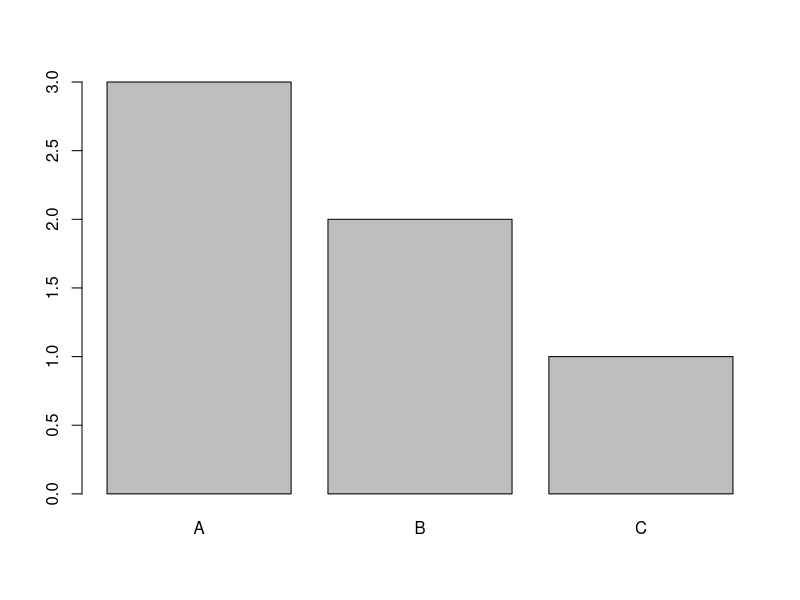

Generate this figure with R: (Note: this script raises an error after producing the figure.)
### HELLO WORLD!!! 

# ...this is our first R Script!!


# this symbol (#) allows us to comment a line, so this line wont be run by R
# other wise an error would arise if we just wrote it plain


# Introduction to RStudio
# Console Statements
# Creating, Saving and Loading R Scripts
# Variable assigment
# Types of variables


#### WORKING DIRECTORY ###


getwd() # our first r function
#setwd() # to specify any path as working directory

list.files()
list.dirs('/Users/ssobrinou/Documents/')


#### VARIABLE ASSIGNMENT ####

x <- 1
x
print(x)  

y<- x + 1
print(y)


#### TYPES OF VARIABLES ####

# 5 basic type of variables in R: numeric, integer, logical, character and factor

# coertion methods in R allow us to easily swicth the nature of a variable
# as.numeric(), as.integer(), as.logical(), as.character(), as.factor()

# class() tells us the type of a variable/object


# numeric
x<-1.3    
class(x)
y=9
class(y)

# normally you will work with vectors
x<-c(3,2,4,5,1,6,3,9,2,7,3,6,5,7,8,1,2)  # the c() function combines elements creating a vector
x
class(x)

# integer
x<-1
class(x)
x<-as.integer(x)
print(x)
class(x)
x<-1L
class(x)


# logical
x<-TRUE
print(x)
class(x)
x<-c(T,F,T)
print(x)
class(x)

x<-as.numeric(x)
print(x)
class(x)

x<-as.logical(x)
print(x)
class(x)


# character
x<-'hello world!!'
print(x)
class(x)
x<-'1'
class(x)

x<-as.integer(x)
class(x)

# factor: used for cathegory grouping in some analysis (MALE/FEMALE, CONTINENT, LEVEL OF STUDIES)
x<-factor(c('A','B','A','C','B','A'),levels = c('A','B','C'))
class(x)
print(x)
plot(x)  # our first plot! as x is a factor R will bar-plot the counting of each level frome the factor variable 

x<-as.character(x) # from factor back to character, useful sometimes
x
# plot(x)  # R doesn't plot characters 

x<-as.numeric(x)
x  # cannot coerce from character to numeric



#### VECTORS AND BUILT-IN FUNCTIONS ####

# c()  combines elements creating vector. Can combine vectors too

x<-c(1,2,3,4,5)

# elemnts must be of the same class, otherwise c() forces to a feasible common class

x<-c(1,2,'a',TRUE)
print(x)
class(x)

# a:b generates a sequence from a to b with unitary step

x<-1:5

# seq(from, to, by) generates a sequence from a to b with step specified with the by argument
# type help(seq) or ?seq for further information


x<-seq(from=2,to=10,by=2)  # arguments in functions are always assigned with =

# x[n] returns the nth position in a vector
x[3]
# [n:m] returns positions n to m in a vector
x[2:4]
# [c(n,m)] returns positions n and m in a vector
x[c(1,3,5)]
x[c(1,3:5)]
x
x[c(2,1,3,4,5)]

seq(0,10,length.out = 12)
seq(12,-3,-5)

length(x) # gives the length of a vector

# sort(x, decreasing=FALSE), sorts a vector in decreasing or increasing mode

sort(x)
sort(x, decreasing = T)

# order() returns the positions of the vector elements in the desired order
# rather then the value of the ordered vector (like in sort())
order(x)
x<-c(60,55,21,13,47)
x
order(x)
order(-x)

x[order(x)] # equivalent to sort(x)


# rep(x,times) replicates x, n times
rep(3,5)

# min/max Vs which.min/which.max returns the position of the vector with min/max value

x<-c(60,55,21,13,47)

min(x)
max(x)

which.min(x)
which.max(x) # which.min/which.max returns the position of the vector with min/max value


x[which.min(x)] # equivalent to min(x)

# mean, median, var, sd ...
mean(x); median(x); var(x); sd(x)

# summary: applied to a numeric vector, returns a basic statistic summary
summary(x)  

summary(z<-c(2,3,NA))

y<-rep(1,length(x))

z<-x+y
print(z)

z+2

z+rep(2,4)

sum(y) # adds up the elements of a vector, resulting in a single number
sum(x,y) # adds the elements of both vectors, resulting in a single number
x+y # element wise adding, resulting in another vector

# is.na returns logic values TRUE/FALSE when missing values found

x<-c(60,55,21,13,47)
is.na(x)

y<-c(78,NA,34,NA,NA)
is.na(y)
as.numeric(is.na(y))


# think...how could we easily count the number of NA's in a vector?
sum(is.na(x))
sum(is.na(y))

# logic operators

x<-1
y<-2

x==2
x!=2

a=TRUE
!a
b=FALSE
!b

x>=0 & y<=3
x>=0 | y<=3
x>=0 && y<=3

z<-c(1:10)

z%%2==0 & z<=6
z%%2==0 && z<=6

y<-c(rep(3,4),2,1,rep(5,4))
length(z)==length(y)
print(z)
print(y)
z%%2==0 | y>4

help('&&')

# think...how could we easily check for the presence of any NA in a vector?
y<-c(78,NA,34,NA,NA)
sum(is.na(y))>0


# basic functions for characters

# c, rep, sort and order work as well

c('a','b','c')

rep('vcniqvncq',10)

x<-letters[1:10]

sort(x)
sort(x,decreasing = T)

order(x)


# paste(x,y,z,sep=';') concatenates text with a specified separator
# paste0 concatenates text without any separator

paste('a','b','c',sep=' ')
paste('a','b','c',sep=',')

paste0('a','b','c')

a<- 'R is a great software'

substr(a,1,1)
substr(a,10,15)
substr(a,14,50)

b <- c('Eddy','Shawn','Fred')

grep('S',b)
grep('S',b, value=T)

grep('dd',b, value=T)
